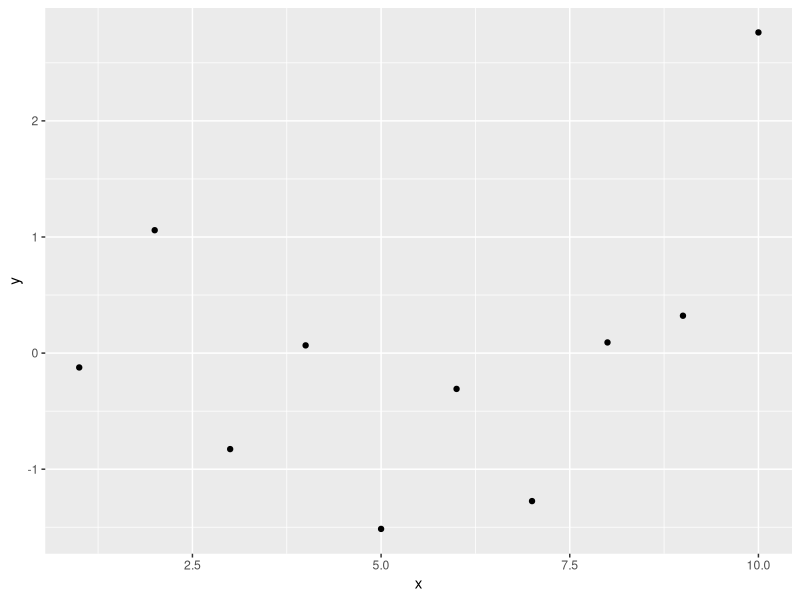

This figure's R source:
## ---- chunk 1
# automatically create a bib database for R packages
knitr::write_bib(c(
  .packages(), 'bookdown', 'knitr', 'rmarkdown'
), 'packages.bib')
## ---- chunk 2
library(ggplot2)
df = data.frame(y = rnorm(n = 10),x = 1:10)
ggplot(df) +
  geom_point(aes(x = x, y =y))
## ---- chunk 3
knitr::kable(
  head(iris, 20), caption = 'Here is a nice table!',
  booktabs = TRUE
)
